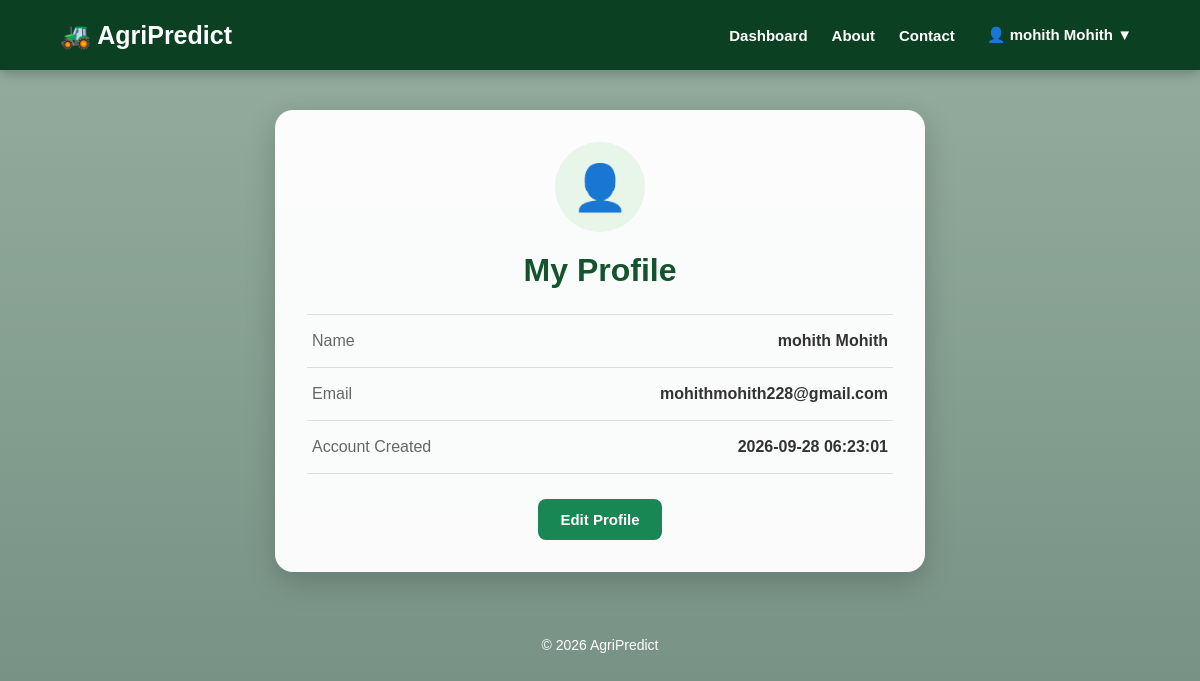
Screenshot of /profile (signed in) with the database file from the repository.
### tables this page shows
CREATE TABLE users (
            id INTEGER PRIMARY KEY AUTOINCREMENT,
            name TEXT NOT NULL,
            email TEXT UNIQUE NOT NULL,
            password TEXT NOT NULL
        , created_at TIMESTAMP);

### app.py (the view)
@app.route("/profile")
@login_required
def profile():
    conn = get_db_connection()
    user = conn.execute(
        "SELECT * FROM users WHERE id = ?",
        (session["user_id"],)
    ).fetchone()
    conn.close()
    if user is None:
        session.clear()
        return redirect(
            url_for("login")
        )
    return render_template(
        "profile.html",
        user=user
    )

### app.py (called while the page is built)
def get_db_connection():
    conn = sqlite3.connect("users.db")
    conn.row_factory = sqlite3.Row
    return conn

def login_required(function):
    @wraps(function)
    def decorated_function(*args, **kwargs):
        if "user_id" not in session:
            return redirect(url_for("login"))
        return function(*args, **kwargs)
    return decorated_function

### templates/profile.html (shortened to what this page needs)
<!DOCTYPE html>
<html lang="en">
<head>
    <link rel="stylesheet"
          href="{{ url_for('static', filename='style.css') }}">
</head>
<body>
<nav class="navbar">
    <div class="logo">
        🚜 AgriPredict
    </div>
    <div class="nav-links">
        <a href="{{ url_for('dashboard') }}">
            Dashboard
        </a>
        <a href="{{ url_for('about') }}">
            About
        </a>
        <a href="{{ url_for('contact') }}">
            Contact
        </a>
        <div class="profile-dropdown">
            <button class="profile-button">
                👤 {{ user["name"] }} ▼
            </button>
        </div>
    </div>
</nav>
<div class="page-container">
    <div class="page-card profile-card">
        <div class="profile-avatar">
            👤
        </div>
        <h1>
            My Profile
        </h1>
        <div class="profile-info">
            <div class="info-row">
                <span>
                    Name
                </span>
                <strong>
                    {{ user["name"] }}
                </strong>
            </div>
            <div class="info-row">
                <span>
                    Email
                </span>
                <strong>
                    {{ user["email"] }}
                </strong>
            </div>
            <div class="info-row">
                <span>
                    Account Created
                </span>
                <strong>
                    {{ user["created_at"] }}
                </strong>
            </div>
        </div>
        <a href="{{ url_for('profile_settings') }}"
           class="primary-button">
            Edit Profile
        </a>
    </div>
</div>
<footer class="footer">
    <p>
        © 2026 AgriPredict
    </p>
</footer>
</body>
</html>

### static/style.css (style rules this page uses)
* { box-sizing: border-box; margin: 0; padding: 0; }
html { scroll-behavior: smooth; }
body { min-height: 100vh; font-family: Arial, Helvetica, sans-serif; color: #222; background-image: linear-gradient( rgba(0, 60, 25, 0.42), rgba(0, 50, 25, 0.55) ), url("/static/background.png"); background-size: cover; background-position: center; background-repeat: no-repeat; background-attachment: fixed; }
.navbar { width: 100%; min-height: 70px; display: flex; align-items: center; justify-content: space-between; padding: 12px 5%; background: rgba(0, 55, 25, 0.92); box-shadow: 0 3px 12px rgba(0, 0, 0, 0.25); position: sticky; top: 0; z-index: 1000; }
.logo { color: white; font-size: 25px; font-weight: bold; }
.nav-links { display: flex; align-items: center; gap: 24px; }
.nav-links > a { color: white; text-decoration: none; font-size: 15px; font-weight: 600; }
.profile-dropdown { position: relative; display: inline-block; }
.profile-button { border: none; background: transparent; color: white; font-size: 15px; font-weight: 600; cursor: pointer; padding: 8px; }
.prediction-card, .page-card, .result-card { background: rgba(255, 255, 255, 0.96); border-radius: 18px; box-shadow: 0 10px 30px rgba(0, 0, 0, 0.18); }
.primary-button, .secondary-button { display: inline-block; padding: 12px 22px; border-radius: 8px; border: none; text-decoration: none; cursor: pointer; font-size: 15px; font-weight: 600; transition: 0.2s; }
.primary-button { background: #198754; color: white; }
.page-container { width: 92%; max-width: 1100px; margin: 40px auto; }
.page-card { padding: 32px; color: #333; }
.page-card h1 { color: #14532d; margin-bottom: 10px; }
.profile-card { max-width: 650px; margin: auto; text-align: center; }
.profile-avatar { width: 90px; height: 90px; margin: 0 auto 20px; border-radius: 50%; background: #e8f5e9; display: flex; align-items: center; justify-content: center; font-size: 45px; }
.profile-info { margin: 25px 0; border-top: 1px solid #ddd; }
.info-row { display: flex; justify-content: space-between; padding: 17px 5px; border-bottom: 1px solid #ddd; text-align: left; }
.info-row span { color: #666; }
.footer { text-align: center; color: white; padding: 25px; margin-top: 30px; font-size: 14px; }

### rows the page displays
users: name "mohith Mohith", email "mohithmohith228@gmail.com", created_at "2026-09-28 06:23:01"
